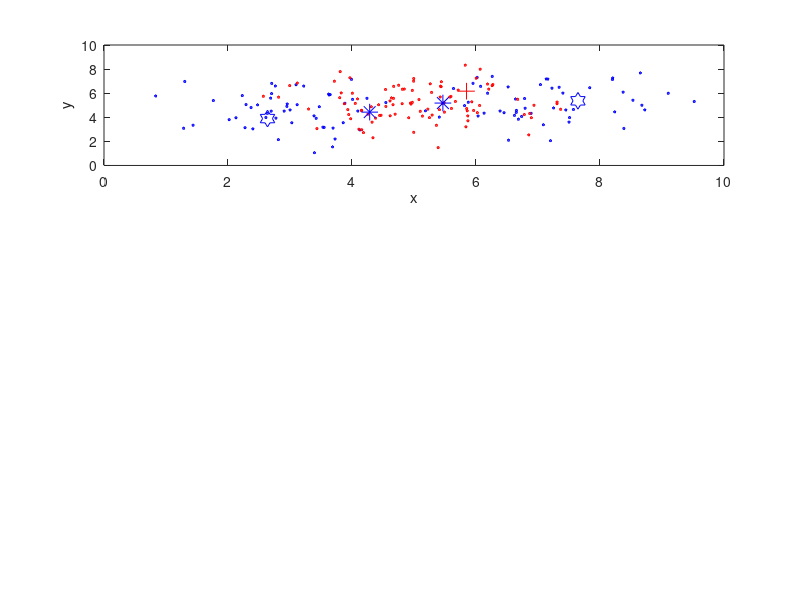

Source code (MATLAB): (Note: this script raises an error after producing the figure.)
load('data_lvq_A') % matA
load('data_lvq_B') % matB

close all
subplot(3,1,1)
plot(matA(:,1),matA(:,2), 'bp', 'markersize', 2);
hold on;
plot(matB(:,1),matB(:,2), 'rp', 'markersize', 2);
xlabel('x'); ylabel('y');

data = [matA ; matB];
data_labels = (floor( (0:length(data)-1) * 2 / length(data))).';
data = [data data_labels];

% The prototypes
w_A = 2;
w_B = 1;
w = zeros(w_A + w_B, ndims(data)+1);
lambda = [0.5 0.5];

eta = 0.01;
etaL = 0.01;
nrEpochs = 200;

E_1 = zeros(1,nrEpochs);
E_2 = zeros(1,nrEpochs);
lambdaHist = zeros(2,nrEpochs);

% Randomly initialize the prototypes between the minimum and maximum values
% last value being their class
for i = 1 : size(w,1)
    if i <= w_A
        w(i,:) = [mean(matA) + rand()*2*std(matA)-std(matA) 0];
    else
        w(i,:) = [mean(matB) + rand()*2*std(matB)-std(matB) 1];
    end
end

plot(w(1:w_A,1), w(1:w_A,2), 'b*', 'markersize', 12);
plot(w(w_A+1:size(w,1),1), w(w_A+1:size(w,1),2), 'r+', 'markersize', 12);

for epoch = 1:nrEpochs
    % Save the old lambda values
    lambdaHist(:,epoch) = lambda.';
    % Training
    for point = 1 : size(data,1)
        % Calculate the distances for each prototype to the point
        dist = zeros(1,size(w,1));
        for prot = 1:size(w,1)
            for dim = 1:size(matA,2)
                dist(prot) = dist(prot) + (lambda(dim) * (w(prot, dim) - data(point, dim))^2);
            end
        end
        
        % Find the row with the nearest prototype
        rowMin = find(dist == min(dist),1);
        % If the classes of the data point and the nearest prototype are the same
        
        if w(rowMin,end) == data(point, end)
            % Move the row closer to the data point
            w(rowMin,1:2) = w(rowMin,1:2) + eta * (data(point,1:2) - w(rowMin,1:2));
            lambda = lambda - etaL * abs((data(point,1:2) - w(rowMin,1:2)));            
        else
            w(rowMin,1:2) = w(rowMin,1:2) - eta * (data(point,1:2) - w(rowMin,1:2));
            lambda = lambda + etaL * abs((data(point,1:2) - w(rowMin,1:2)));            
        end
        
        if lambda(1) < 0
            lambda(1) = 0;
        end
        if lambda(2) < 0
            lambda(2) = 0;
        end
        lambda = lambda / sum(lambda);        
    end
    
    % Testing
    for point = 1 : size(data,1)
        % Find the row with the nearest prototype
        rowMin = find(pdist2(data(point,1:2), w(:,1:2)) == min(pdist2(data(point,1:2), w(:,1:2))),1);
        if w(rowMin,end) ~= data(point, end)
            if point <= size(matA,1)
                E_1(epoch) = E_1(epoch) + 1;
            else
                E_2(epoch) = E_2(epoch) + 1;
            end
        end
    end
    E = E_1 + E_2;
    
    if (epoch > 10 && var(E(:,epoch-4:epoch)) < 0.05)
        E_1(:,epoch+1:end) = [];
        E_2(:,epoch+1:end) = [];
        E(:,epoch+1:end) = [];
        lambdaHist(:,epoch+1:end) = [];
        break
    end
end

plot(w(1:w_A,1), w(1:w_A,2), 'bh', 'markersize', 12);
plot(w(w_A+1:size(w,1),1), w(w_A+1:size(w,1),2), 'rP', 'markersize', 12);
lgnd = legend('Set A', 'Set B','Protypes A (init)', 'Protypes B (init)','Protypes A (final)', 'Protypes B (final)');
set(lgnd, 'interpreter','latex', 'fontsize', 15);

subplot(3,1,2)
plot(E_1/200)
hold on;
plot(E_2/200);
plot(E/200);
legend('Training Error Class 1', 'Training Error Class 2', 'Total Training Error');
xlabel('Epochs')
ylabel('Training Error rate')

subplot(3,1,3)
plot(lambdaHist(1,:));
hold on
plot(lambdaHist(2,:));
legend('Lambda 1', 'Lambda 2');
xlabel('Epochs')
ylabel('Lambda value')